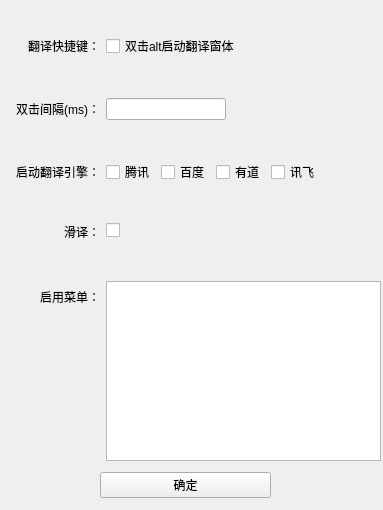
<?xml version="1.0" encoding="UTF-8"?>
<ui version="4.0">
 <class>SettingFormUI</class>
 <widget class="QWidget" name="SettingFormUI">
  <property name="geometry">
   <rect>
    <x>0</x>
    <y>0</y>
    <width>383</width>
    <height>510</height>
   </rect>
  </property>
  <property name="windowTitle">
   <string>Form</string>
  </property>
  <widget class="QWidget" name="formLayoutWidget">
   <property name="geometry">
    <rect>
     <x>0</x>
     <y>0</y>
     <width>381</width>
     <height>461</height>
    </rect>
   </property>
   <layout class="QFormLayout" name="formLayout">
    <item row="1" column="0" colspan="2">
     <spacer name="verticalSpacer_5">
      <property name="orientation">
       <enum>Qt::Vertical</enum>
      </property>
      <property name="sizeHint" stdset="0">
       <size>
        <width>20</width>
        <height>40</height>
       </size>
      </property>
     </spacer>
    </item>
    <item row="2" column="0">
     <widget class="QLabel" name="label_1">
      <property name="minimumSize">
       <size>
        <width>100</width>
        <height>0</height>
       </size>
      </property>
      <property name="text">
       <string>翻译快捷键：</string>
      </property>
      <property name="alignment">
       <set>Qt::AlignRight|Qt::AlignTrailing|Qt::AlignVCenter</set>
      </property>
     </widget>
    </item>
    <item row="2" column="1">
     <widget class="QCheckBox" name="checkBox">
      <property name="text">
       <string>双击alt启动翻译窗体</string>
      </property>
     </widget>
    </item>
    <item row="3" column="0" colspan="2">
     <spacer name="verticalSpacer_3">
      <property name="orientation">
       <enum>Qt::Vertical</enum>
      </property>
      <property name="sizeHint" stdset="0">
       <size>
        <width>20</width>
        <height>40</height>
       </size>
      </property>
     </spacer>
    </item>
    <item row="4" column="0">
     <widget class="QLabel" name="label_2">
      <property name="minimumSize">
       <size>
        <width>100</width>
        <height>0</height>
       </size>
      </property>
      <property name="text">
       <string>双击间隔(ms)：</string>
      </property>
      <property name="alignment">
       <set>Qt::AlignRight|Qt::AlignTrailing|Qt::AlignVCenter</set>
      </property>
     </widget>
    </item>
    <item row="4" column="1">
     <widget class="QLineEdit" name="serverIp">
      <property name="minimumSize">
       <size>
        <width>120</width>
        <height>0</height>
       </size>
      </property>
      <property name="maximumSize">
       <size>
        <width>120</width>
        <height>16777215</height>
       </size>
      </property>
      <property name="clearButtonEnabled">
       <bool>true</bool>
      </property>
     </widget>
    </item>
    <item row="5" column="0" colspan="2">
     <spacer name="verticalSpacer_2">
      <property name="orientation">
       <enum>Qt::Vertical</enum>
      </property>
      <property name="sizeHint" stdset="0">
       <size>
        <width>20</width>
        <height>40</height>
       </size>
      </property>
     </spacer>
    </item>
    <item row="6" column="0">
     <widget class="QLabel" name="label_3">
      <property name="sizePolicy">
       <sizepolicy hsizetype="Preferred" vsizetype="Preferred">
        <horstretch>0</horstretch>
        <verstretch>0</verstretch>
       </sizepolicy>
      </property>
      <property name="minimumSize">
       <size>
        <width>100</width>
        <height>0</height>
       </size>
      </property>
      <property name="baseSize">
       <size>
        <width>0</width>
        <height>0</height>
       </size>
      </property>
      <property name="text">
       <string>启动翻译引擎：</string>
      </property>
      <property name="alignment">
       <set>Qt::AlignRight|Qt::AlignTrailing|Qt::AlignVCenter</set>
      </property>
     </widget>
    </item>
    <item row="6" column="1">
     <layout class="QHBoxLayout" name="horizontalLayout_2">
      <item>
       <widget class="QCheckBox" name="checkBox_4">
        <property name="text">
         <string>腾讯</string>
        </property>
       </widget>
      </item>
      <item>
       <widget class="QCheckBox" name="checkBox_3">
        <property name="text">
         <string>百度</string>
        </property>
       </widget>
      </item>
      <item>
       <widget class="QCheckBox" name="checkBox_2">
        <property name="text">
         <string>有道</string>
        </property>
       </widget>
      </item>
      <item>
       <widget class="QCheckBox" name="checkBox_5">
        <property name="text">
         <string>讯飞</string>
        </property>
       </widget>
      </item>
      <item>
       <spacer name="horizontalSpacer">
        <property name="orientation">
         <enum>Qt::Horizontal</enum>
        </property>
        <property name="sizeHint" stdset="0">
         <size>
          <width>40</width>
          <height>20</height>
         </size>
        </property>
       </spacer>
      </item>
     </layout>
    </item>
    <item row="7" column="0" colspan="2">
     <spacer name="verticalSpacer">
      <property name="orientation">
       <enum>Qt::Vertical</enum>
      </property>
      <property name="sizeHint" stdset="0">
       <size>
        <width>20</width>
        <height>40</height>
       </size>
      </property>
     </spacer>
    </item>
    <item row="8" column="0">
     <widget class="QLabel" name="label_4">
      <property name="minimumSize">
       <size>
        <width>100</width>
        <height>0</height>
       </size>
      </property>
      <property name="text">
       <string>滑译：</string>
      </property>
      <property name="alignment">
       <set>Qt::AlignRight|Qt::AlignTrailing|Qt::AlignVCenter</set>
      </property>
     </widget>
    </item>
    <item row="8" column="1">
     <widget class="QCheckBox" name="checkBox_6">
      <property name="text">
       <string/>
      </property>
     </widget>
    </item>
    <item row="9" column="0" colspan="2">
     <spacer name="verticalSpacer_4">
      <property name="orientation">
       <enum>Qt::Vertical</enum>
      </property>
      <property name="sizeHint" stdset="0">
       <size>
        <width>20</width>
        <height>40</height>
       </size>
      </property>
     </spacer>
    </item>
    <item row="10" column="0">
     <widget class="QLabel" name="label_5">
      <property name="minimumSize">
       <size>
        <width>100</width>
        <height>0</height>
       </size>
      </property>
      <property name="text">
       <string>启用菜单：</string>
      </property>
      <property name="alignment">
       <set>Qt::AlignRight|Qt::AlignTrailing|Qt::AlignVCenter</set>
      </property>
     </widget>
    </item>
    <item row="10" column="1">
     <widget class="QListView" name="listView"/>
    </item>
   </layout>
  </widget>
  <widget class="QWidget" name="horizontalLayoutWidget">
   <property name="geometry">
    <rect>
     <x>100</x>
     <y>460</y>
     <width>171</width>
     <height>51</height>
    </rect>
   </property>
   <layout class="QHBoxLayout" name="horizontalLayout">
    <item>
     <widget class="QPushButton" name="connAddBtn">
      <property name="text">
       <string>确定</string>
      </property>
     </widget>
    </item>
   </layout>
  </widget>
 </widget>
 <resources/>
 <connections/>
</ui>
